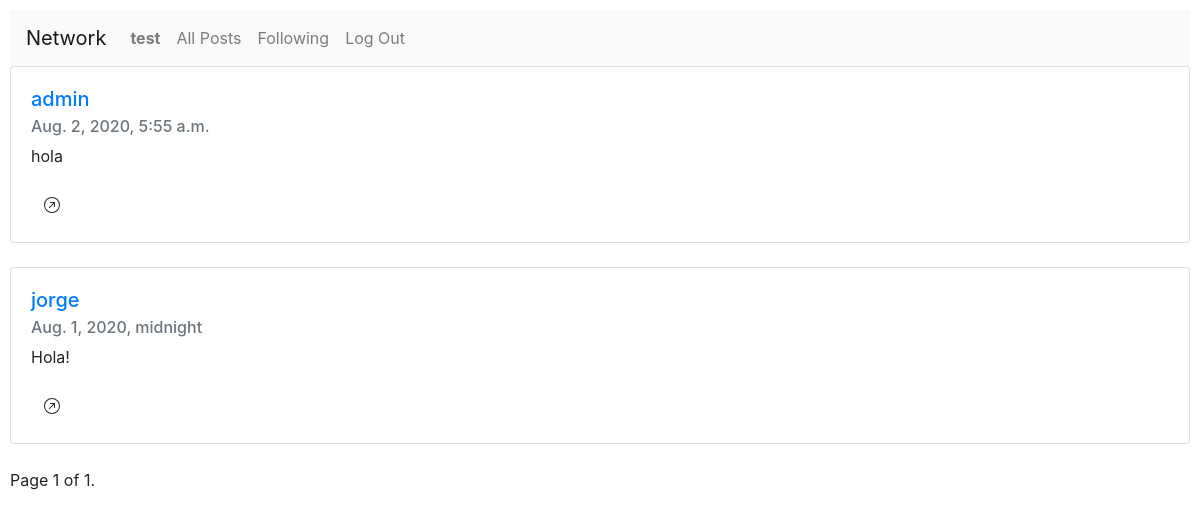
Before: /following (signed in) with the older database file.
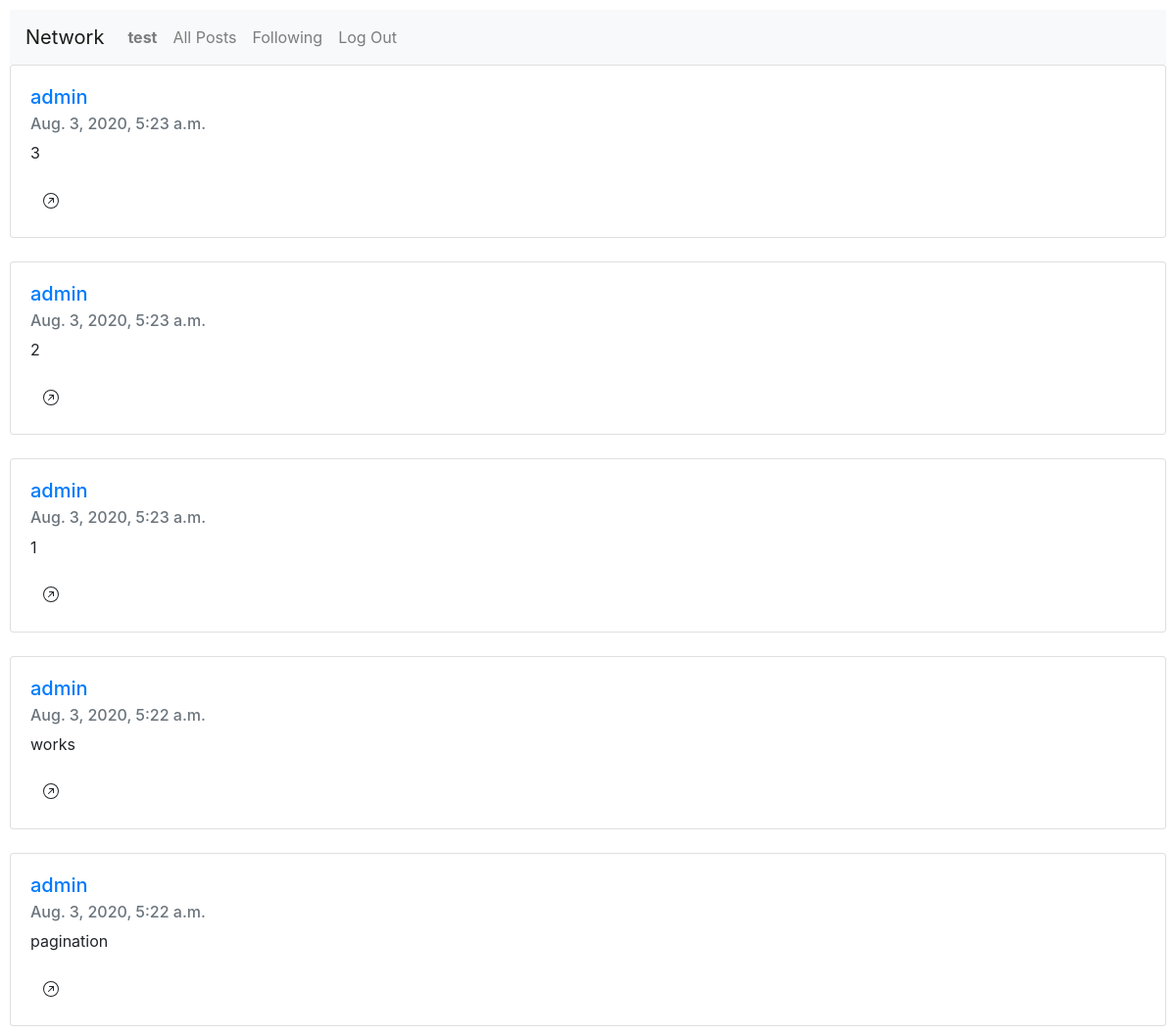
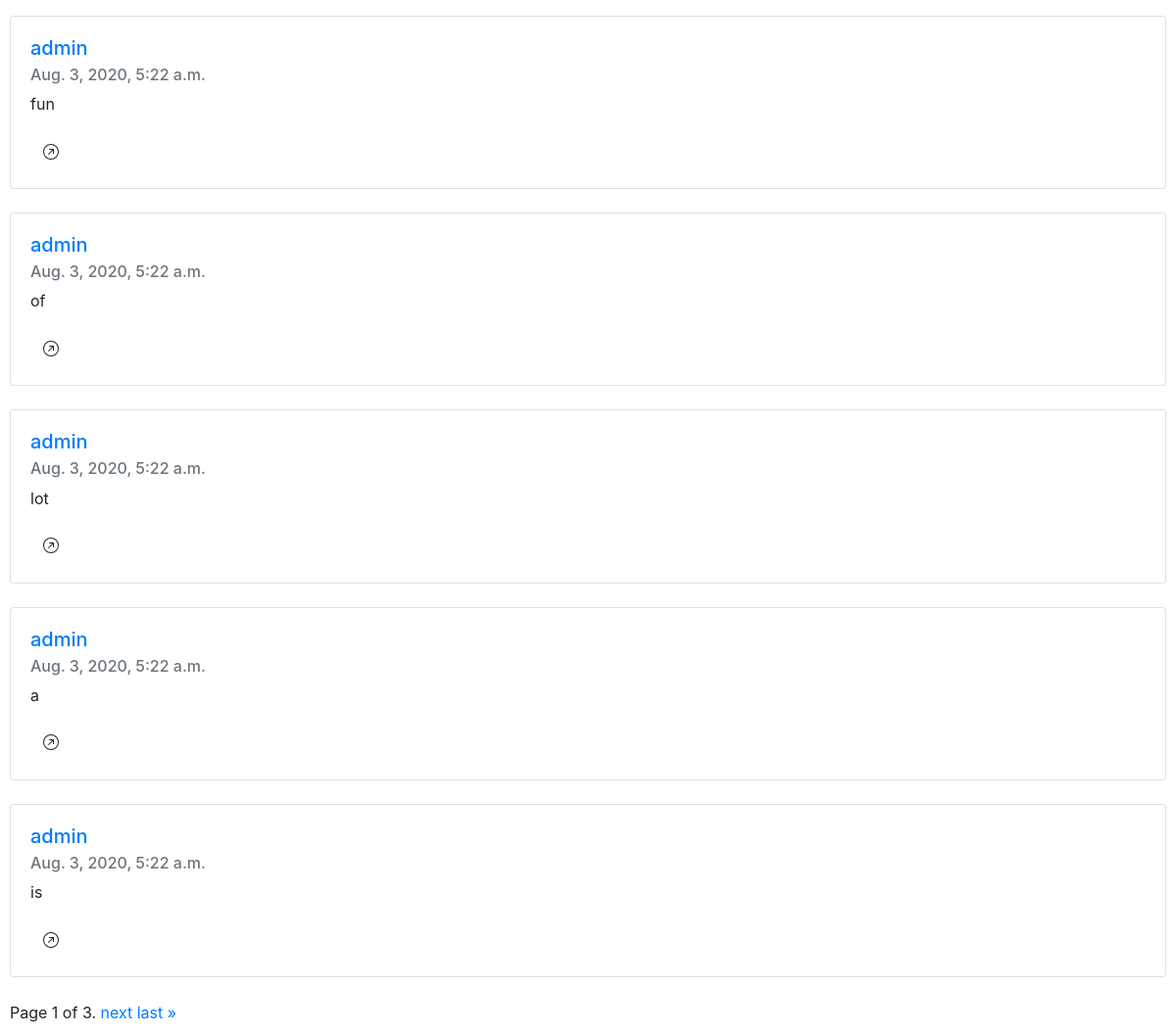
After: the same page with the newer database file (2 pictures, top to bottom).
### network/models.py (models this page shows)
class User(AbstractUser):
    pass

class Post(models.Model):
    user = models.ForeignKey(User, on_delete=models.CASCADE, related_name="posts")
    content = models.CharField(max_length=512)
    date_added = models.DateTimeField(auto_now_add=True)

### network/views.py (the view)
# urls.py: path("following", views.following, name="following"),
@login_required
def following(request):
    current_user = request.user
    follows = current_user.user_profile.follows.all()
    posts = [post for user_profile in follows
            for post in user_profile.user.posts.all()]
    posts.sort(key=lambda post: post.date_added)
    posts = [post for post in posts[::-1]]
    paginator = Paginator(posts, 10)
    page_number = request.GET.get('page')
    page_obj = paginator.get_page(page_number)
    return render(request, "network/following.html",{
        "page_obj": page_obj
    })

### network/templates/network/following.html (shortened to what this page needs)
{% extends "network/layout.html" %}
{% block body %}
    {% for post in page_obj %}
    <div class="card">
        <div class="card-body">
            <h5 class="card-title"><a href="{% url 'userprofile' post.user.id %}">{{post.user}}</a></h5>
            <h6 class="card-subtitle mb-2 text-muted">{{post.date_added}}</h6>
            <p class="card-text">{{post.content}}</p>
            {% if current_user != post.user %}
                {% if post.likes.count > 0 %}
                <h6 class="text-muted">
                <button class="btn btn-default" onclick="fetchLikes('{{post.id}}')">
                  <svg width="1em" height="1em" viewBox="0 0 16 16" class="bi bi-arrow-up-right-circle-fill" fill="currentColor" xmlns="http://www.w3.org/2000/svg">
                    <path fill-rule="evenodd" d="M16 8A8 8 0 1 1 0 8a8 8 0 0 1 16 0zM6.5 5h4a.5.5 0 0 1 .5.5v4a.5.5 0 0 1-1 0V6.707l-4.146 4.147a.5.5 0 0 1-.708-.708L9.293 6H6.5a.5.5 0 0 1 0-1z"/>
                  </svg>
                </button>
                {{ post.likes.count }}
                </h6>
                {% else %}
                <button class="btn btn-default" onclick="fetchLikes('{{post.id}}')">
                </button>
                {% endif %}
            {% endif %}
        </div>
    </div>
    <br>
    {% endfor %}
    <div class="pagination">
    <span class="step-links">
        <span class="current">
            Page {{ page_obj.number }} of {{ page_obj.paginator.num_pages }}.
        </span>
        {% if page_obj.has_next %}
            <a href="?page={{ page_obj.next_page_number }}">next</a>
            <a href="?page={{ page_obj.paginator.num_pages }}">last &raquo;</a>
        {% endif %}
    </span>
    </div>
{% endblock %}

### network/templates/network/layout.html (shortened to what this page needs)
{% load static %}
<!DOCTYPE html>
<html lang="en">
    <head>
        <link rel="stylesheet" href="https://stackpath.bootstrapcdn.com/bootstrap/4.5.0/css/bootstrap.min.css">
        <link href="{% static 'network/styles.css' %}" rel="stylesheet">
    </head>
    <body>
        <nav class="navbar navbar-expand-lg navbar-light bg-light">
            <a class="navbar-brand" href="#">Network</a>
            <div>
              <ul class="navbar-nav mr-auto">
                {% if user.is_authenticated %}
                    <li class="nav-item">
                        <a class="nav-link" href="{% url 'userprofile' user.id %}"><strong>{{ user.username }}</strong></a>
                    </li>
                {% endif %}
                <li class="nav-item">
                  <a class="nav-link" href="{% url 'index' %}">All Posts</a>
                </li>
                {% if user.is_authenticated %}
                    <li class="nav-item">
                        <a class="nav-link" href="{% url 'following' %}">Following</a>
                    </li>
                    <li class="nav-item">
                        <a class="nav-link" href="{% url 'logout' %}">Log Out</a>
                    </li>
                {% endif %}
              </ul>
            </div>
          </nav>
        <div class="body">
            {% block body %}
            {% endblock %}
        </div>
    </body>
</html>

### network/static/network/styles.css (style rules this page uses)
body { padding: 10px; }

Changed rows visible on the page:
no longer on this page (row unchanged): Post: user "admin", date_added "Aug. 2, 2020, 5:55 a.m.", content "hola"
no longer on this page (row unchanged): Post: user "jorge", date_added "Aug. 1, 2020, midnight", content "Hola!"
added Post: user "admin", date_added "Aug. 3, 2020, 5:23 a.m.", content "3"
added Post: user "admin", date_added "Aug. 3, 2020, 5:23 a.m.", content "2"
added Post: user "admin", date_added "Aug. 3, 2020, 5:23 a.m.", content "1"
added Post: user "admin", date_added "Aug. 3, 2020, 5:22 a.m.", content "works"
added Post: user "admin", date_added "Aug. 3, 2020, 5:22 a.m.", content "pagination"
added Post: user "admin", date_added "Aug. 3, 2020, 5:22 a.m.", content "fun"
added Post: user "admin", date_added "Aug. 3, 2020, 5:22 a.m.", content "of"
added Post: user "admin", date_added "Aug. 3, 2020, 5:22 a.m.", content "lot"
added Post: user "admin", date_added "Aug. 3, 2020, 5:22 a.m.", content "a"
added Post: user "admin", date_added "Aug. 3, 2020, 5:22 a.m.", content "is"
Other visible differences:
{{ page_obj.paginator.num_pages }}: "1" → "3"
text now shown: "next last »"
